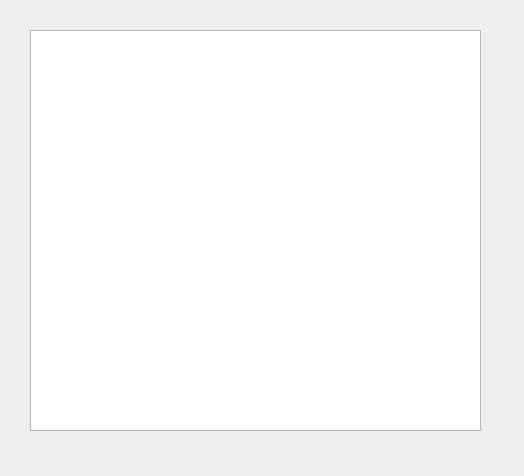
<?xml version="1.0" encoding="UTF-8"?>
<ui version="4.0">
 <class>SerialMonitorWidget</class>
 <widget class="QWidget" name="SerialMonitorWidget">
  <property name="geometry">
   <rect>
    <x>0</x>
    <y>0</y>
    <width>524</width>
    <height>476</height>
   </rect>
  </property>
  <property name="windowTitle">
   <string>SerialMonitor</string>
  </property>
  <widget class="QTextEdit" name="textEdit">
   <property name="geometry">
    <rect>
     <x>30</x>
     <y>30</y>
     <width>451</width>
     <height>401</height>
    </rect>
   </property>
  </widget>
 </widget>
 <resources/>
 <connections/>
</ui>
